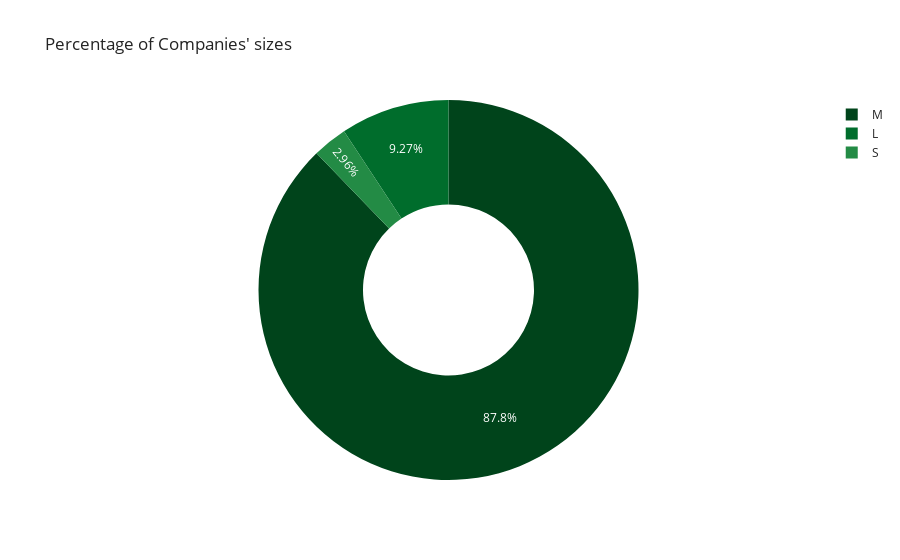

Source (notebook cell):
### Code cell
iplot(px.pie(cs,names='index',values='company_size',color_discrete_sequence=px.colors.sequential.BuGn_r,hole=0.45
      ,template='simple_white',title='Percentage of Companies\' sizes'))

### Figure 1 — Plotly figure (JSON) as saved in the notebook; plotly's stock layout.template omitted (floating-point values rounded to 4 significant figures)
{"data": [{"domain": {"x": [0, 1], "y": [0, 1]}, "hole": 0.45, "hovertemplate": "index=%{label}<br>company_size=%{value}<extra></extra>", "labels": ["M", "L", "S"], "legendgroup": "", "name": "", "showlegend": true, "type": "pie", "values": [4688, 495, 158]}], "layout": {"legend": {"tracegroupgap": 0}, "piecolorway": ["rgb(0,68,27)", "rgb(0,109,44)", "rgb(35,139,69)", "rgb(65,174,118)", "rgb(102,194,164)", "rgb(153,216,201)", "rgb(204,236,230)", "rgb(229,245,249)", "rgb(247,252,253)"], "title": {"text": "Percentage of Companies' sizes"}}}
